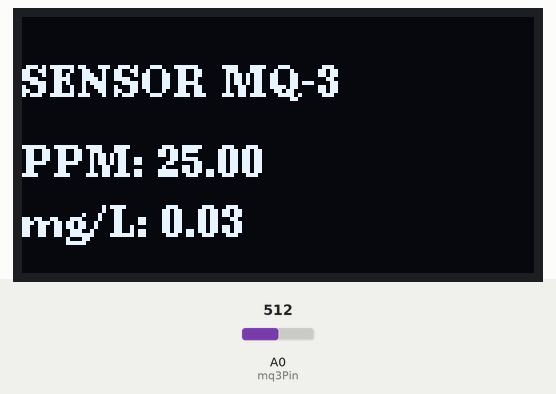
Simulated run of this sketch. Board: Arduino Uno, built with avr-gcc and run on an emulated ATmega328P. Parts: 128×64 one-colour display. The inputs (shaded band) are chosen by the test bench; at power-on: A0 (mq3Pin) = 512. What the sketch prints to the serial monitor is not drawn.

Above: at 2.2 s.
2.3 s: A0 (mq3Pin) set to 716
At 3.8 s:
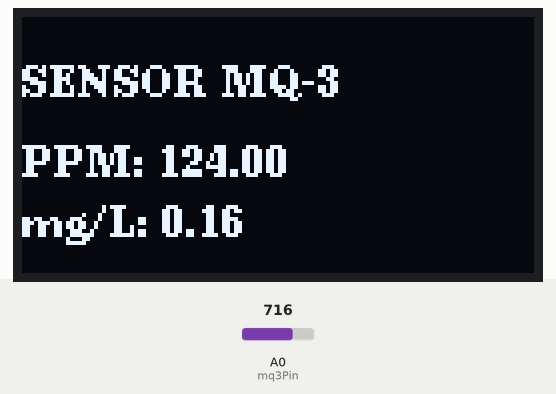
4.9 s: A0 (mq3Pin) set to 900
At 6.7 s:
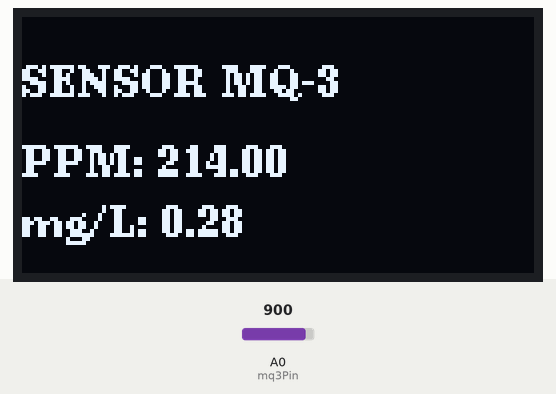
7.1 s: A0 (mq3Pin) set to 1023
At 8.5 s:
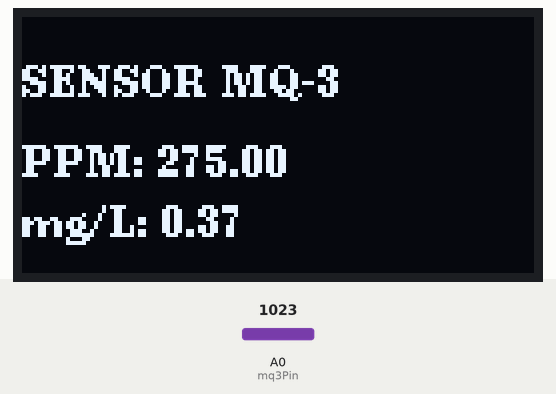
Timing chart, 0 to 10.1 s (numbered marks = the images above; inputs shaded):
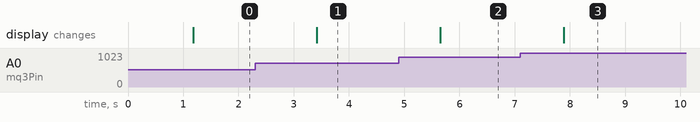

Measured:
- after the input at 2.3 s, the display: changes after 1.1 s (image 1)
- after the input at 4.9 s, the display: changes after 0.75 s (image 2)
- after the input at 7.1 s, the display: changes after 0.79 s (image 3)

The sketch:

codigo_arduino_MQ-3.ino
```cpp
#include <Wire.h>
#include <U8g2lib.h>

// Inicializa o display OLED com I2C via software (pode ajustar os pinos conforme necessário)
U8G2_SSD1306_128X64_NONAME_F_SW_I2C u8g2(U8G2_R0, /* clock=*/ SCL, /* data=*/ SDA, /* reset=*/ U8X8_PIN_NONE);

// Pino do sensor MQ-3
const int mq3Pin = A0;

// Variáveis para armazenar o valor do sensor e concentração
int sensorValue;
float alcoholPPM;
float alcoholMgL;  // Variável para armazenar o valor de etanol em mg/L

// PPM normal medido em condições sem etanol (valor de referência)
const float basePPM = 225;  // Condição normal sem etanol

// Fatores de conversão
const float ppmToMgL = 0.00133;  // Fator de conversão de PPM para mg/L

void setup() {
  // Inicializa o display OLED
  u8g2.begin();

  // Inicializa a comunicação serial
  Serial.begin(9600);

  // Mensagem inicial no display
  u8g2.clearBuffer();
  u8g2.setFont(u8g2_font_ncenB08_tr);
  u8g2.drawStr(10, 30, "Iniciando...");
  u8g2.sendBuffer();

  delay(1000); // Pausa breve para exibir a mensagem inicial
}

void loop() {
  // Leitura do valor do sensor MQ-3
  sensorValue = analogRead(mq3Pin);

  // Conversão do valor analógico para uma estimativa de concentração de álcool (em PPM)
  alcoholPPM = map(sensorValue, 0, 1023, 0, 500);  // Mapeia o valor para PPM (ajuste conforme necessário)

  // Subtrai a PPM base (225) para considerar o aumento real da concentração de etanol
  float adjustedPPM = alcoholPPM - basePPM;
  if (adjustedPPM < 0) adjustedPPM = 0;  // Evitar valores negativos

  // Converte PPM ajustado para mg/L
  alcoholMgL = adjustedPPM * ppmToMgL;

  // Exibe o valor do sensor, concentração de álcool ajustada (PPM) e valor em mg/L no monitor serial
  Serial.print("Valor do sensor: ");
  Serial.print(sensorValue);
  Serial.print("\tConcentracao de Alcool Ajustada: ");
  Serial.print(adjustedPPM);
  Serial.print(" PPM");
  Serial.print("\tConcentracao de Alcool: ");
  Serial.print(alcoholMgL);
  Serial.println(" mg/L");

  // Limpa o buffer do display
  u8g2.clearBuffer();

  // Exibe o nome do sensor no display OLED
  u8g2.setFont(u8g2_font_ncenB08_tr);  // Define a fonte
  u8g2.drawStr(0, 20, "SENSOR MQ-3");

  // Exibe o valor em PPM no display OLED
  u8g2.setCursor(0, 40);
  u8g2.print("PPM: ");
  u8g2.print(adjustedPPM);

  // Exibe a concentração de álcool em mg/L no display OLED
  u8g2.setCursor(0, 55);
  u8g2.print("mg/L: ");
  u8g2.print(alcoholMgL, 2);  // Exibe com 2 casas decimais

  // Atualiza o display
  u8g2.sendBuffer();

  // Pausa para leitura
  delay(1000);
}
```
